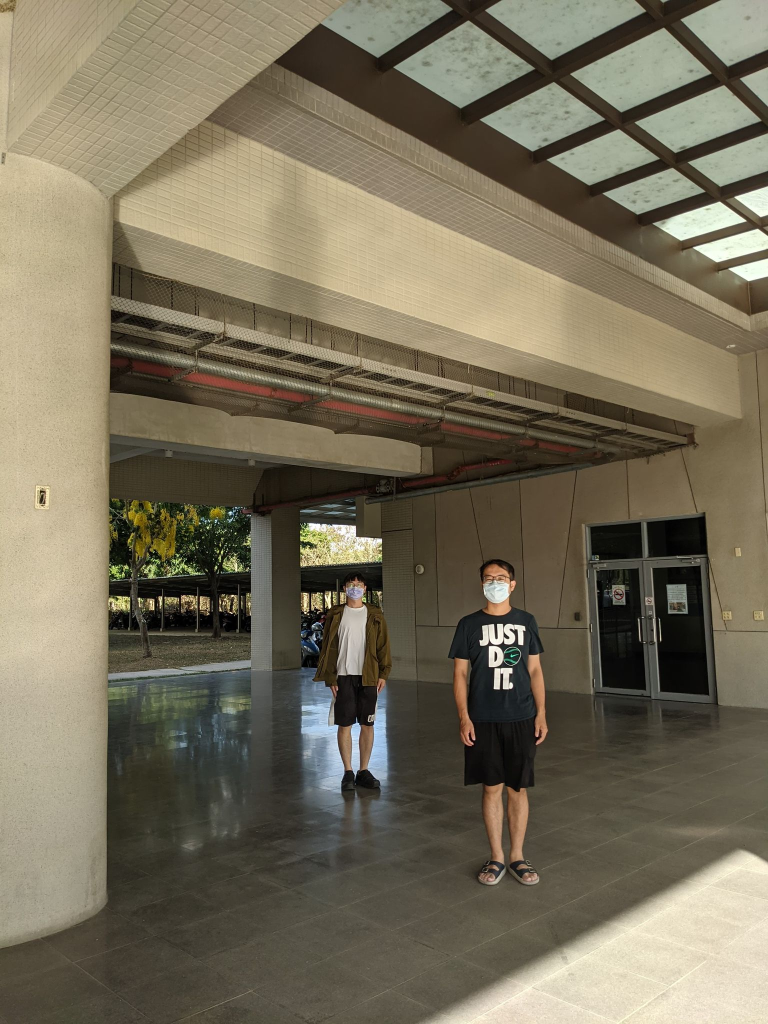
#> input picture Hw4/pic2.jpg, 1536 x 2048 px (shown at 1/2 size)
$ python Hw4_pic2.py
#> lines starting #> are read from the running program, lines starting #| are printed output that depends on the picture; after the words box and inside, x2 and y2 are one past the last pixel; in counts of white or black regions, pixels touching at a corner belong together
import numpy as np
import cv2

img = cv2.imread('pic2.jpg')
#> img is the input picture: shape (2048, 1536, 3); mean B, G, R 90.5, 110.5, 118.4
img = cv2.resize(img, (512, 512), interpolation=cv2.INTER_AREA)
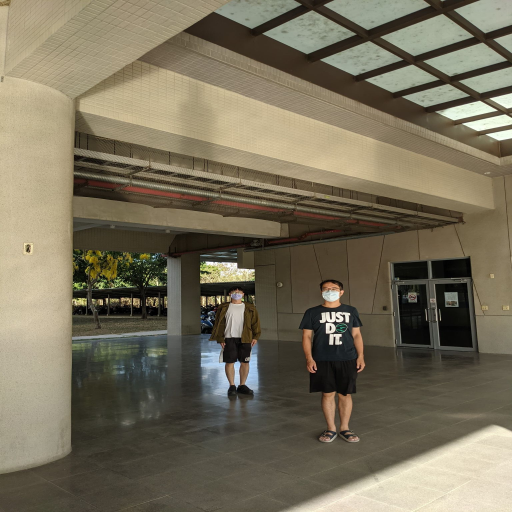
#> img: shape (512, 512, 3); mean B, G, R 90.5, 110.5, 118.4
constant = cv2.copyMakeBorder(img,0,0,400,400,cv2.BORDER_CONSTANT,value=(255,255,255))
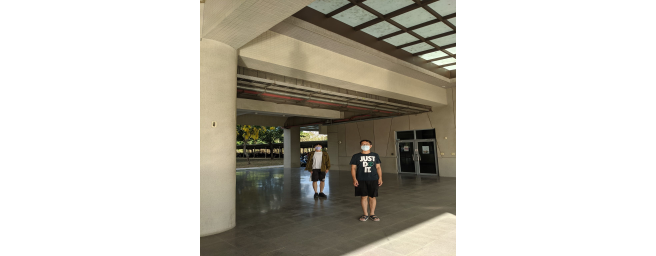
#> constant: shape (512, 1312, 3) (shown at 1/2 size); mean B, G, R 190.8, 198.6, 201.7

blur_img = cv2.GaussianBlur(constant, (0, 0), 25)
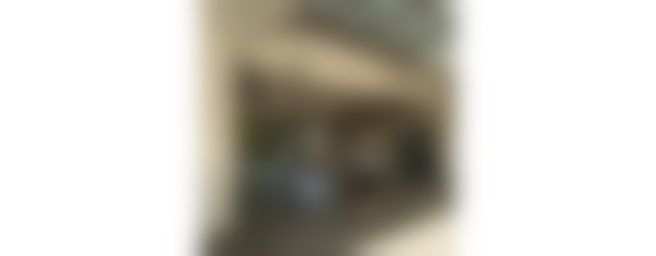
#> blur_img: shape (512, 1312, 3) (shown at 1/2 size); mean B, G, R 190.8, 198.6, 201.7
usm = cv2.addWeighted(constant, 1.5, blur_img, -0.5, 0)
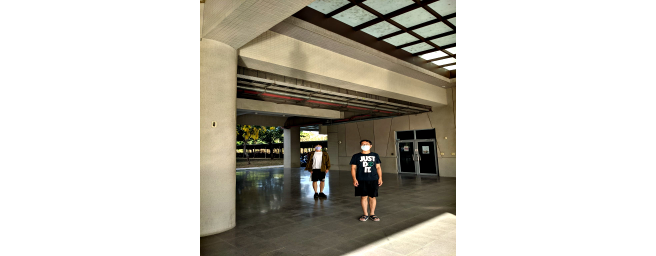
#> usm: shape (512, 1312, 3) (shown at 1/2 size); mean B, G, R 190.1, 198, 201.1

gray = cv2.cvtColor(usm, cv2.COLOR_RGB2GRAY)
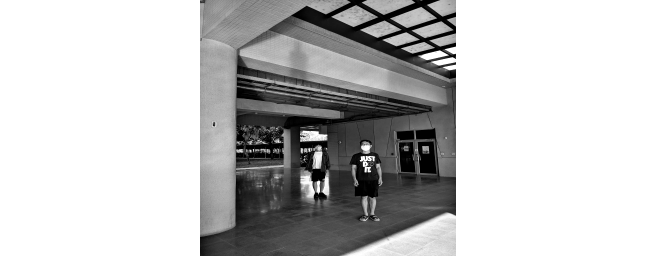
#> gray: shape (512, 1312) (shown at 1/2 size); min 0, max 255, mean 196
res,gray2 =cv2.threshold(gray,120, 255, cv2.THRESH_TOZERO)
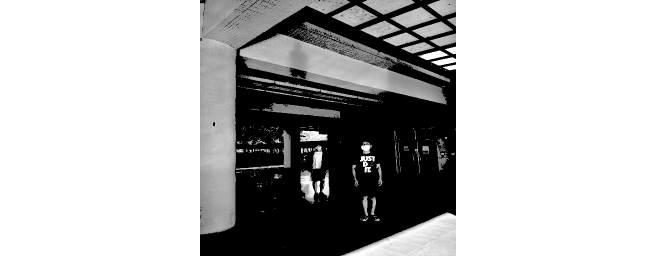
#> gray2: shape (512, 1312) (shown at 1/2 size); min 0, max 255, mean 183.4
edges = cv2.Canny(gray2,80,60)
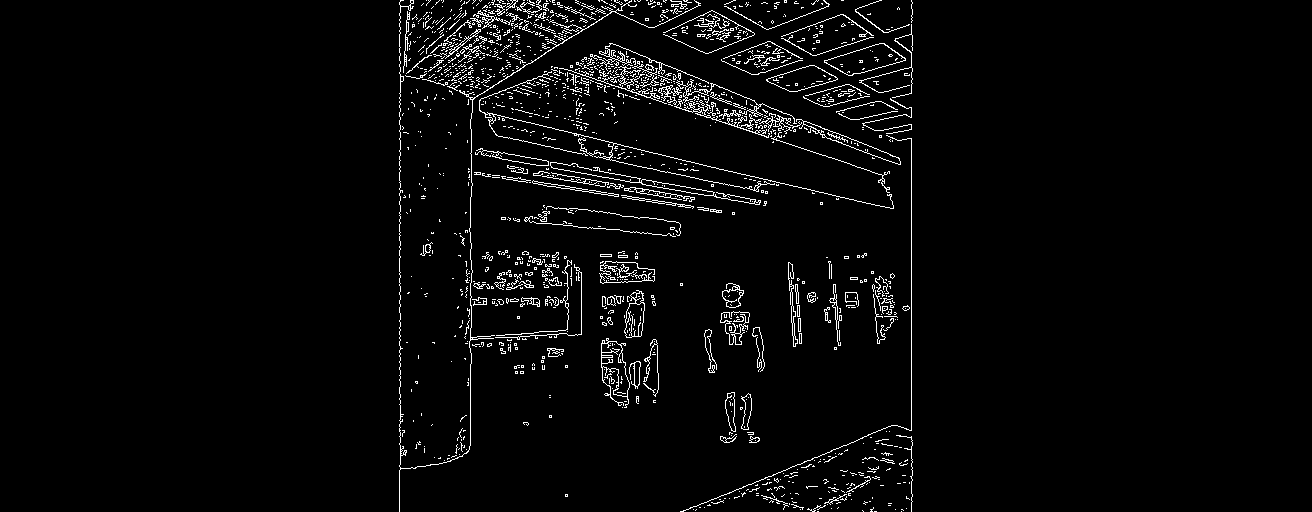
#> edges: shape (512, 1312); 3.2% white in thin lines or dots, all inside (x1, y1, x2, y2) = (399, 0, 913, 512)
lines = cv2.HoughLines(edges, 1, np.pi/120, 120, min_theta=np.pi/36, max_theta=np.pi-np.pi/36)
#> lines = 61 rows, first 8: [-114, 1.89], [-183, 1.95], [-10, 1.82], [-153, 1.92], [-66, 1.82], [53, 1.76], [-137, 1.92], [-48, 1.79]
'''
for line in lines:

    rho,theta = line[0]
    a = np.cos(theta)
    b = np.sin(theta)
    x0 = a*rho
    y0 = b*rho
    x1 = int(x0 + 1000*(-b))
    y1 = int(y0 + 1000*(a))
    x2 = int(x0 - 1000*(-b))
    y2 = int(y0 - 1000*(a))
    cv2.line(constant,(x1,y1),(x2,y2),(0,255,0),1)
'''


flag1 = 0
flag2 = 0
list1 = []
list2 = []
for line in lines:
    if flag1 == 2:break
    rho,theta = line[0]
    a = np.cos(theta)
    b = np.sin(theta)
    x0 = a*rho
    y0 = b*rho
    x1 = int(x0 + 1000*(-b))
    y1 = int(y0 + 1000*(a))
    x2 = int(x0 - 1000*(-b))
    y2 = int(y0 - 1000*(a))
    #cv2.line(constant,(x1,y1),(x2,y2),(0,255,0),1)
    list1.append([x1,y1])
    list1.append([x2,y2])
    flag1 += 1
#> this loop made 3 passes
#> (rho, theta, a, b, x0, y0, x1, y1) on passes 1 to 2: (-114, 1.89, -0.317, 0.948, 36.17, -108.1, -912, -425), (-183, 1.95, -0.367, 0.93, 67.07, -170.3, -863, -536)
#> after the loop, flag1 = 2; list1 = [[-912, -425], [984, 209], [-863, -536], [997, 196]]

for line in lines:
    if flag2 == 3:break
    rho,theta = line[0]
    a = np.cos(theta)
    b = np.sin(theta)
    x0 = a*rho
    y0 = b*rho
    x1 = int(x0 + 1000*(-b))
    y1 = int(y0 + 1000*(a))
    x2 = int(x0 - 1000*(-b))
    y2 = int(y0 - 1000*(a))
    if (y2-y1)/(x2-x1)<0 :
        #cv2.line(constant,(x1,y1),(x2,y2),(0,255,0),1)
        list2.append([x1,y1])
        list2.append([x2,y2])
        flag2 += 1
#> this loop made 41 passes
#> (rho, theta, a, b, x0, y0, x1, y1) on passes 1 to 8: (-114, 1.89, -0.317, 0.948, 36.17, -108.1, -912, -425), (-183, 1.95, -0.367, 0.93, 67.07, -170.3, -863, -536), (-10, 1.82, -0.242, 0.97, 2.42, -9.7, -967, -251), (-153, 1.92, -0.342, 0.94, 52.33, -143.8, -887, -485), (-66, 1.82, -0.242, 0.97, 15.97, -64.04, -954, -305), (53, 1.76, -0.191, 0.982, -10.11, 52.03, -991, -138), (-137, 1.92, -0.342, 0.94, 46.86, -128.7, -892, -470), (-48, 1.79, -0.216, 0.976, 10.39, -46.86, -965, -263)
#> after the loop, flag2 = 3; list2 = [[-864, 583], [1043, -17], [-654, 1050], [1200, 301], [-876, 570], [1045, 19]]

x1 = list1[0][0]
#> x1 = -912
y1 = list1[0][1]
#> y1 = -425
x2 = list1[1][0]
#> x2 = 984
y2 = list1[1][1]
#> y2 = 209
x3 = list1[2][0]
#> x3 = -863
y3 = list1[2][1]
#> y3 = -536
x4 = list1[3][0]
#> x4 = 997
y4 = list1[3][1]
#> y4 = 196

X1 = list2[0][0]
#> X1 = -864
Y1 = list2[0][1]
#> Y1 = 583
X2 = list2[1][0]
#> X2 = 1043
Y2 = list2[1][1]
#> Y2 = -17
X3 = list2[4][0]
#> X3 = -876
Y3 = list2[4][1]
#> Y3 = 570
X4 = list2[5][0]
#> X4 = 1045
Y4 = list2[5][1]
#> Y4 = 19

x0 = ((x3-x4) * (x2*y1 - x1*y2) - (x1-x2) * (x4*y3 - x3*y4)) / ((x3-x4) * (y1-y2) - (x1-x2) * (y3-y4))
#> x0 = 1290.2
y0 = ((y3-y4) * (y2*x1 - y1*x2) - (y1-y2) * (y4*x3 - y3*x4)) / ((y3-y4) * (x1-x2) - (y1-y2) * (x3-x4))
#> y0 = 311.4
X0 = ((X3-X4) * (X2*Y1 - X1*Y2) - (X1-X2) * (X4*Y3 - X3*Y4)) / ((X3-X4) * (Y1-Y2) - (X1-X2) * (Y3-Y4))
#> X0 = -272.6
Y0 = ((Y3-Y4) * (Y2*X1 - Y1*X2) - (Y1-Y2) * (Y4*X3 - Y3*X4)) / ((Y3-Y4) * (X1-X2) - (Y1-Y2) * (X3-X4))
#> Y0 = 396.9
#cv2.line(constant,(int(x0),int(y0)),(int(X0),int(Y0)),(0,127,0),1)
#print((int(x0),int(y0)),(int(X0),int(Y0)))

length = 180/(142/156)*(1602/1754)
print("%.1f" %length)
# [6 lines of commented-out code are left out]

$ run again, with Hw4/pic1.jpg copied over Hw4/pic2.jpg
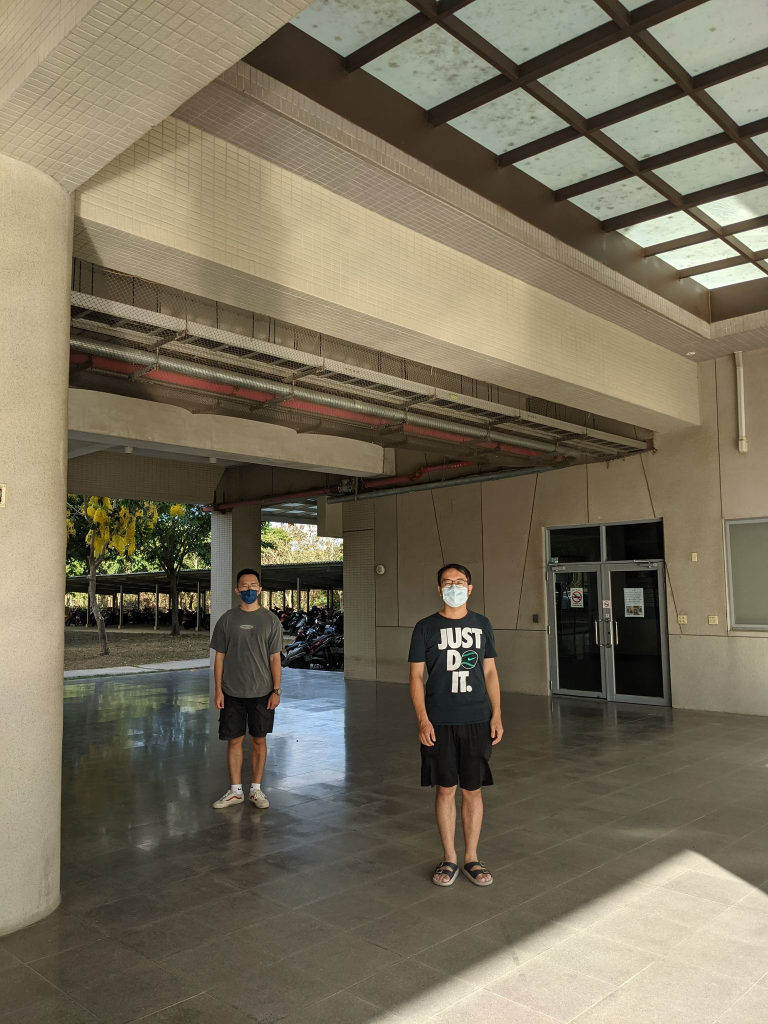
#> input picture Hw4/pic1.jpg, 1536 x 2048 px (shown at 1/2 size)
#> img is the input picture: shape (2048, 1536, 3); mean B, G, R 91.2, 111, 118.9
#> img: shape (512, 512, 3)
#> `res,gray2 =cv2.threshold(gray,120, 255, cv2.THRESH_TOZERO)`:
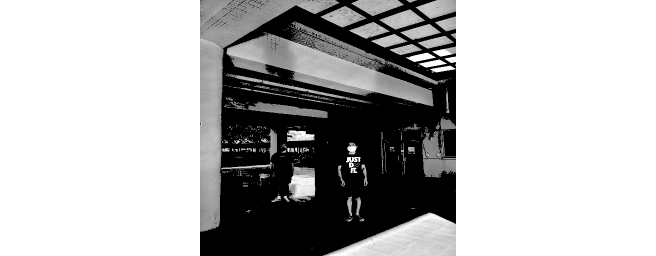
#> gray2: shape (512, 1312) (shown at 1/2 size); min 0, max 255, mean 182.7
#> `edges = cv2.Canny(gray2,80,60)`:
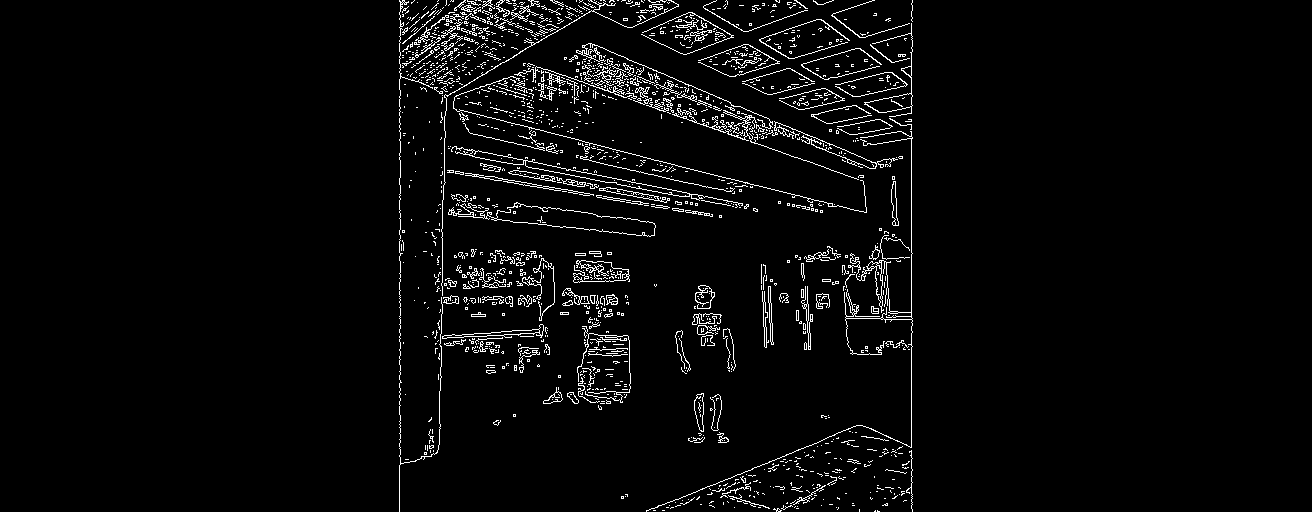
#> edges: shape (512, 1312); 3.5% white in thin lines or dots, all inside (x1, y1, x2, y2) = (399, 0, 913, 512)
#> lines = 46 rows, first 8: [-163, 1.95], [-191, 1.97], [-4, 1.82], [-125, 1.92], [284, 1.24], [63, 1.76], [29, 1.79], [58, 1.76]
#> the loop `for line in lines:` made 3 passes
#> (rho, theta, a, b, x0, y0, x1, y1) on passes 1 to 2: (-163, 1.95, -0.367, 0.93, 59.74, -151.7, -870, -518), (-191, 1.97, -0.391, 0.921, 74.63, -175.8, -845, -566)
#> after the loop `for line in lines:`: flag1 = 2; list1 = [[-870, -518], [990, 214], [-845, -566], [995, 214]]
#> the loop `for line in lines:` made 32 passes
#> (rho, theta, a, b, x0, y0, x1, y1) on passes 1 to 8: (-163, 1.95, -0.367, 0.93, 59.74, -151.7, -870, -518), (-191, 1.97, -0.391, 0.921, 74.63, -175.8, -845, -566), (-4, 1.82, -0.242, 0.97, 0.968, -3.88, -969, -245), (-125, 1.92, -0.342, 0.94, 42.75, -117.5, -896, -459), (284, 1.24, 0.326, 0.946, 92.46, 268.5, -853, 594), (63, 1.76, -0.191, 0.982, -12.02, 61.84, -993, -128), (29, 1.79, -0.216, 0.976, -6.28, 28.31, -982, -188), (58, 1.76, -0.191, 0.982, -11.07, 56.93, -992, -133)
#> after the loop `for line in lines:`: flag2 = 3; list2 = [[-853, 594], [1037, -57], [-658, 1038], [1195, 289], [-883, 546], [1038, -4]]
#> `x1 = list1[0][0]`: x1 = -870
#> `y1 = list1[0][1]`: y1 = -518
#> `x2 = list1[1][0]`: x2 = 990
#> `y2 = list1[1][1]`: y2 = 214
#> x3 = -845
#> y3 = -566
#> x4 = 995
#> y4 = 214
#> X1 = -853
#> Y1 = 594
#> X2 = 1037
#> Y2 = -57
#> X3 = -883
#> Y3 = 546
#> X4 = 1038
#> Y4 = -4
#> `x0 = ((x3-x4) * (x2*y1 - x1*y2) - (x1-x2) * (x4*y3 - x3*y4)) / ((x3-x4..`: x0 = 1059.8
#> `y0 = ((y3-y4) * (y2*x1 - y1*x2) - (y1-y2) * (y4*x3 - y3*x4)) / ((y3-y4..`: y0 = 241.5
#> X0 = 120.4
#> Y0 = 258.7

$ run again, with Hw4/pic4.jpg copied over Hw4/pic2.jpg
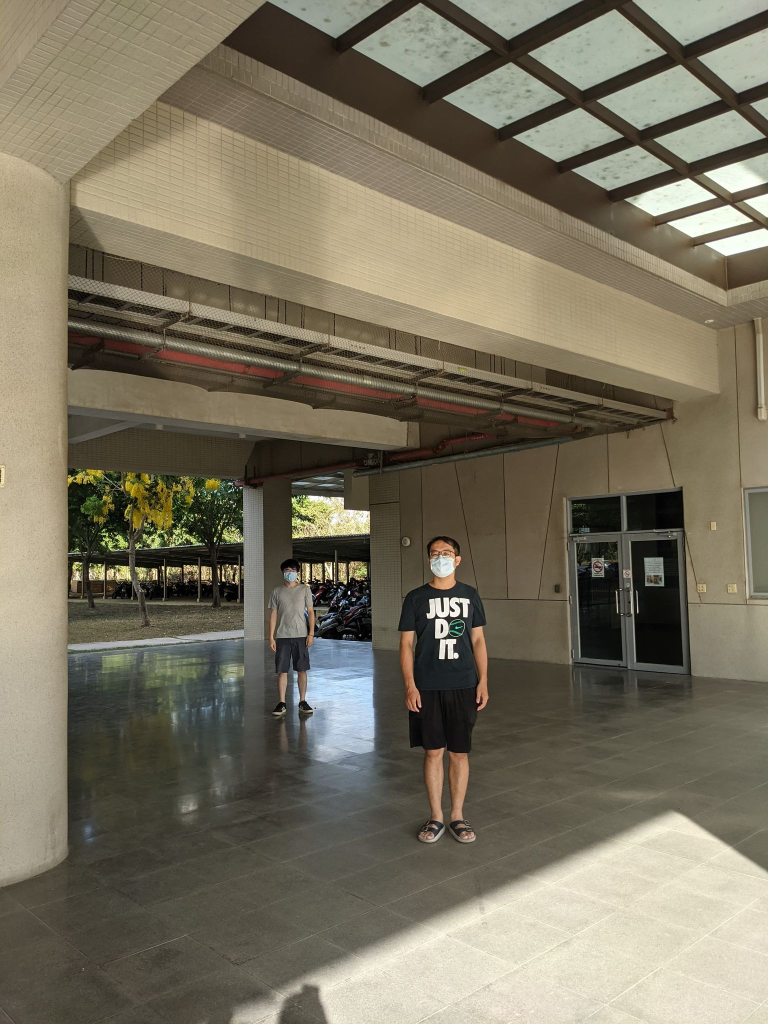
#> input picture Hw4/pic4.jpg, 1536 x 2048 px (shown at 1/2 size)
#> img is the input picture: shape (2048, 1536, 3); mean B, G, R 95.5, 113.8, 120.5
#> img: shape (512, 512, 3)
#> `res,gray2 =cv2.threshold(gray,120, 255, cv2.THRESH_TOZERO)`:
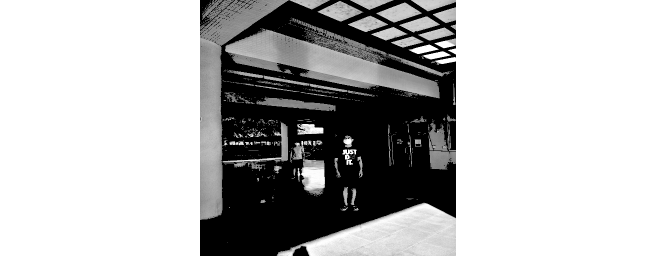
#> gray2: shape (512, 1312) (shown at 1/2 size); min 0, max 255, mean 183.8
#> `edges = cv2.Canny(gray2,80,60)`:
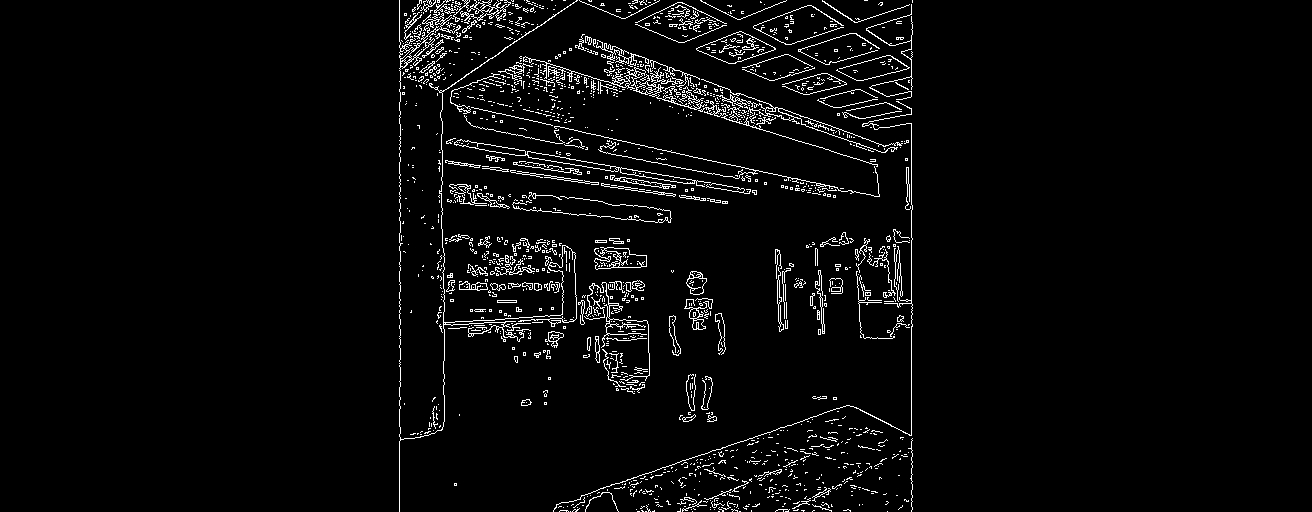
#> edges: shape (512, 1312); 3.6% white in thin lines or dots, all inside (x1, y1, x2, y2) = (399, 0, 913, 512)
#> lines = 66 rows, first 8: [-99, 1.87], [2, 1.79], [34, 1.76], [-166, 1.92], [67, 1.74], [658, 1.24], [-54, 1.79], [63, 1.74]
#> the loop `for line in lines:` made 3 passes
#> (rho, theta, a, b, x0, y0, x1, y1) on passes 1 to 2: (-99, 1.87, -0.292, 0.956, 28.94, -94.67, -927, -387), (2, 1.79, -0.216, 0.976, -0.433, 1.95, -976, -214)
#> after the loop `for line in lines:`: flag1 = 2; list1 = [[-927, -387], [985, 197], [-976, -214], [975, 218]]
#> the loop `for line in lines:` made 36 passes
#> (rho, theta, a, b, x0, y0, x1, y1) on passes 1 to 8: (-99, 1.87, -0.292, 0.956, 28.94, -94.67, -927, -387), (2, 1.79, -0.216, 0.976, -0.433, 1.95, -976, -214), (34, 1.76, -0.191, 0.982, -6.49, 33.38, -988, -157), (-166, 1.92, -0.342, 0.94, 56.78, -156, -882, -498), (67, 1.74, -0.165, 0.986, -11.06, 66.08, -997, -98), (658, 1.24, 0.326, 0.946, 214.2, 622.2, -731, 947), (-54, 1.79, -0.216, 0.976, 11.69, -52.72, -964, -269), (63, 1.74, -0.165, 0.986, -10.4, 62.14, -996, -102)
#> after the loop `for line in lines:`: flag2 = 3; list2 = [[-731, 947], [1159, 296], [-972, 421], [1022, 282], [-867, 574], [1040, -26]]
#> `x1 = list1[0][0]`: x1 = -927
#> `y1 = list1[0][1]`: y1 = -387
#> `x2 = list1[1][0]`: x2 = 985
#> `y2 = list1[1][1]`: y2 = 197
#> x3 = -976
#> y3 = -214
#> x4 = 975
#> y4 = 218
#> X1 = -731
#> Y1 = 947
#> X2 = 1159
#> Y2 = 296
#> X3 = -867
#> Y3 = 574
#> X4 = 1040
#> Y4 = -26
#> `x0 = ((x3-x4) * (x2*y1 - x1*y2) - (x1-x2) * (x4*y3 - x3*y4)) / ((x3-x4..`: x0 = 1261.3
#> `y0 = ((y3-y4) * (y2*x1 - y1*x2) - (y1-y2) * (y4*x3 - y3*x4)) / ((y3-y4..`: y0 = 281.4
#> X0 = 13215.1
#> Y0 = -3856.6
